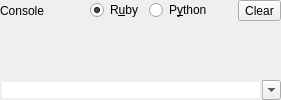
     <widget class="QFrame" name="frame_3">
      <property name="sizePolicy">
       <sizepolicy hsizetype="Preferred" vsizetype="Preferred">
        <horstretch>0</horstretch>
        <verstretch>0</verstretch>
       </sizepolicy>
      </property>
      <property name="frameShape">
       <enum>QFrame::NoFrame</enum>
      </property>
      <property name="frameShadow">
       <enum>QFrame::Raised</enum>
      </property>
      <layout class="QVBoxLayout">
       <property name="spacing">
        <number>0</number>
       </property>
       <property name="leftMargin">
        <number>0</number>
       </property>
       <property name="topMargin">
        <number>0</number>
       </property>
       <property name="rightMargin">
        <number>0</number>
       </property>
       <property name="bottomMargin">
        <number>0</number>
       </property>
       <item>
        <layout class="QHBoxLayout">
         <property name="spacing">
          <number>6</number>
         </property>
         <property name="leftMargin">
          <number>0</number>
         </property>
         <property name="topMargin">
          <number>0</number>
         </property>
         <property name="rightMargin">
          <number>0</number>
         </property>
         <property name="bottomMargin">
          <number>0</number>
         </property>
         <item>
          <widget class="QLabel" name="label_3">
           <property name="text">
            <string>Console</string>
           </property>
          </widget>
         </item>
         <item>
          <spacer>
           <property name="orientation">
            <enum>Qt::Horizontal</enum>
           </property>
           <property name="sizeHint" stdset="0">
            <size>
             <width>40</width>
             <height>20</height>
            </size>
           </property>
          </spacer>
         </item>
         <item>
          <widget class="QFrame" name="langSelFrame">
           <property name="frameShape">
            <enum>QFrame::NoFrame</enum>
           </property>
           <property name="frameShadow">
            <enum>QFrame::Raised</enum>
           </property>
           <layout class="QHBoxLayout">
            <property name="spacing">
             <number>6</number>
            </property>
            <property name="leftMargin">
             <number>0</number>
            </property>
            <property name="topMargin">
             <number>0</number>
            </property>
            <property name="rightMargin">
             <number>0</number>
            </property>
            <property name="bottomMargin">
             <number>0</number>
            </property>
            <item>
             <widget class="QRadioButton" name="rubyLangSel">
              <property name="text">
               <string>R&amp;uby</string>
              </property>
              <property name="checked">
               <bool>true</bool>
              </property>
             </widget>
            </item>
            <item>
             <widget class="QRadioButton" name="pythonLangSel">
              <property name="text">
               <string>P&amp;ython</string>
              </property>
             </widget>
            </item>
           </layout>
          </widget>
         </item>
         <item>
          <spacer>
           <property name="orientation">
            <enum>Qt::Horizontal</enum>
           </property>
           <property name="sizeType">
            <enum>QSizePolicy::Fixed</enum>
           </property>
           <property name="sizeHint" stdset="0">
            <size>
             <width>20</width>
             <height>20</height>
            </size>
           </property>
          </spacer>
         </item>
         <item>
          <widget class="QToolButton" name="clear_button">
           <property name="text">
            <string>Clear</string>
           </property>
          </widget>
         </item>
        </layout>
       </item>
       <item>
        <spacer>
         <property name="orientation">
          <enum>Qt::Vertical</enum>
         </property>
         <property name="sizeType">
          <enum>QSizePolicy::Fixed</enum>
         </property>
         <property name="sizeHint" stdset="0">
          <size>
           <width>20</width>
           <height>6</height>
          </size>
         </property>
        </spacer>
       </item>
       <item>
        <widget class="QFrame" name="console_text_frame">
         <property name="frameShape">
          <enum>QFrame::NoFrame</enum>
         </property>
         <property name="frameShadow">
          <enum>QFrame::Raised</enum>
         </property>
        </widget>
       </item>
       <item>
        <widget class="QComboBox" name="input_field">
         <property name="editable">
          <bool>true</bool>
         </property>
         <property name="frame">
          <bool>false</bool>
         </property>
        </widget>
       </item>
      </layout>
     </widget>
